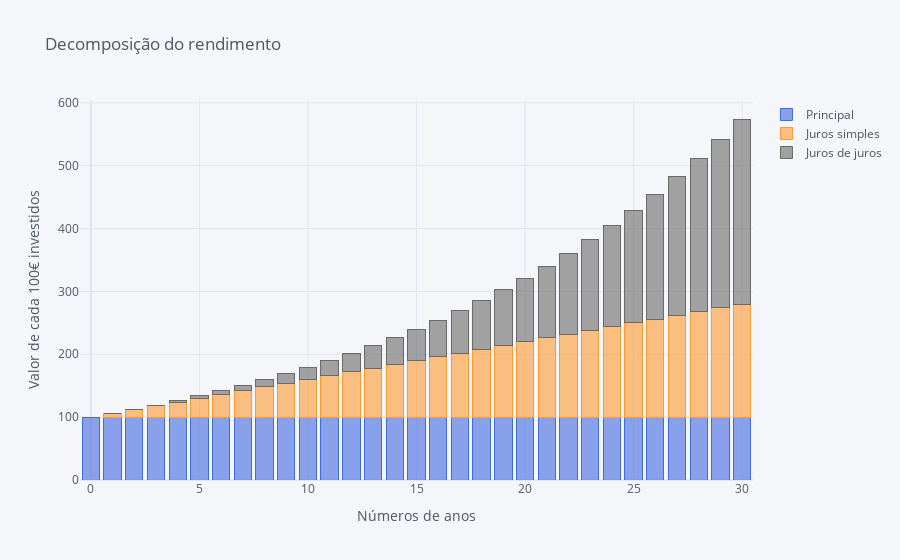

Notebook cell for this chart:
### Markdown cell above
Pode-se ver que a diferença é abismal. Em 30 anos com juros simples os 100 euros transformaram-se em 280 euros mas em juros compostos os 100 euros transformaram-se em 574 euros, ligeiramente mais do dobro.

30 anos pode parecer muito mas no fundo é uma pessoa entre os 35 e 40 anos que começou a poupar para a reforma.

_P.S. - O uso da base 100 deve-se a tornar muito simples calcular percentagens._

##### Porquê esta diferença toda?

A diferença está nos juros dos juros. No primeiro ano, em juros compostos, os juros são sobre 100 euros, mas no segundo já são sobre 106 euros, e no terceiro sobre 112.36 euros. Estes 36 cêntimos são juros dos juros que tínhamos ganho no ano anterior.

À primeira vista esses 36 cêntimos parecem pouco mas a verdade é que a 6%, no ano 13 já estão a ganhar mais juros de juros do que juros simples (6 euros de 'juros simples' e 6.07 euros de _'juros de juros'_) e no ano 23 o montante total ganho por _'juro de juros'_ já é superior aos _'juros simples'_.

### Code cell
df[['Principal', 'Juros simples', 'Juros de juros']].iplot(kind='bar',barmode='stack',
                                                          yTitle='Valor de cada 100€ investidos',
                                                          xTitle='Números de anos',
                                                          colors=['royalblue', 'orange', 'dimgray'],
                                                          title='Decomposição do rendimento')

### Figure 1 — Plotly figure (JSON) as saved in the notebook; plotly's stock layout.template omitted (floating-point values rounded to 4 significant figures)
{"data": [{"marker": {"color": "rgba(65, 105, 225, 0.6)", "line": {"color": "rgba(65, 105, 225, 1.0)", "width": 1}}, "name": "Principal", "orientation": "v", "text": "", "type": "bar", "x": [0, 1, 2, 3, 4, 5, 6, 7, 8, 9, 10, 11, 12, 13, 14, 15, 16, 17, 18, 19, 20, 21, 22, 23, 24, 25, 26, 27, 28, 29, 30], "y": [100, 100, 100, 100, 100, 100, 100, 100, 100, 100, 100, 100, 100, 100, 100, 100, 100, 100, 100, 100, 100, 100, 100, 100, 100, 100, 100, 100, 100, 100, 100]}, {"marker": {"color": "rgba(255, 153, 51, 0.6)", "line": {"color": "rgba(255, 153, 51, 1.0)", "width": 1}}, "name": "Juros simples", "orientation": "v", "text": "", "type": "bar", "x": [0, 1, 2, 3, 4, 5, 6, 7, 8, 9, 10, 11, 12, 13, 14, 15, 16, 17, 18, 19, 20, 21, 22, 23, 24, 25, 26, 27, 28, 29, 30], "y": [0, 6, 12, 18, 24, 30, 36, 42, 48, 54, 60, 66, 72, 78, 84, 90, 96, 102, 108, 114, 120, 126, 132, 138, 144, 150, 156, 162, 168, 174, 180]}, {"marker": {"color": "rgba(105, 105, 105, 0.6)", "line": {"color": "rgba(105, 105, 105, 1.0)", "width": 1}}, "name": "Juros de juros", "orientation": "v", "text": "", "type": "bar", "x": [0, 1, 2, 3, 4, 5, 6, 7, 8, 9, 10, 11, 12, 13, 14, 15, 16, 17, 18, 19, 20, 21, 22, 23, 24, 25, 26, 27, 28, 29, 30], "y": [0, 0, 0.36, 1.1, 2.25, 3.82, 5.85, 8.36, 11.38, 14.95, 19.08, 23.83, 29.22, 35.29, 42.09, 49.66, 58.04, 67.28, 77.43, 88.56, 100.7, 114.0, 128.4, 144.0, 160.9, 179.2, 198.9, 220.2, 243.2, 267.8, 294.4]}], "layout": {"autosize": true, "barmode": "stack", "legend": {"bgcolor": "#F5F6F9", "font": {"color": "#4D5663"}, "traceorder": "normal"}, "paper_bgcolor": "#F5F6F9", "plot_bgcolor": "#F5F6F9", "title": {"font": {"color": "#4D5663"}, "text": "Decomposição do rendimento"}, "xaxis": {"autorange": true, "gridcolor": "#E1E5ED", "range": [-0.5, 30.5], "showgrid": true, "tickfont": {"color": "#4D5663"}, "title": {"font": {"color": "#4D5663"}, "text": "Números de anos"}, "type": "linear", "zerolinecolor": "#E1E5ED"}, "yaxis": {"autorange": true, "gridcolor": "#E1E5ED", "range": [0, 604.6], "showgrid": true, "tickfont": {"color": "#4D5663"}, "title": {"font": {"color": "#4D5663"}, "text": "Valor de cada 100€ investidos"}, "type": "linear", "zerolinecolor": "#E1E5ED"}}}
